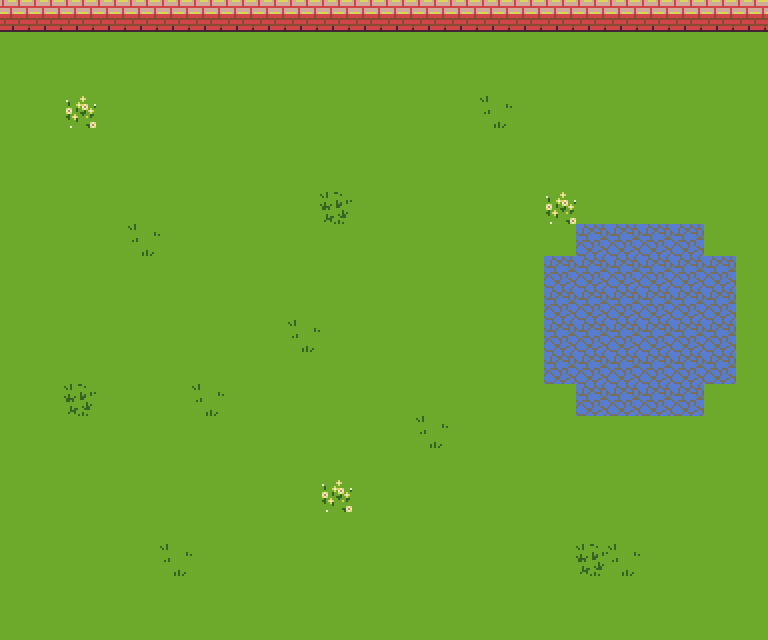

Below is a game level as drawn by its tile map, then a one-line description and the .tmx that defines it (tile-layer data replaced by summaries):
An orthogonal 24x20 tile map with 32x32 px tiles, 1 tile layer (Background) and 1 object (golem-dude).

<map version="1.2" tiledversion="1.2.4" orientation="orthogonal" renderorder="right-down" width="24" height="20" tilewidth="32" tileheight="32" infinite="0" nextlayerid="3" nextobjectid="2">
 <tileset firstgid="1" name="basictiles" tilewidth="32" tileheight="32" tilecount="120" columns="8">
  <image source="../images/basictiles.png" width="256" height="480" />
 </tileset>
 <layer id="1" name="Background" width="24" height="20">
  <properties>
   <property name="tileset" value="basictiles" />
  </properties>
  <data>[480 cells, 480 non-empty, 6 distinct tile ids]</data>
 </layer>
 <objectgroup id="2" name="Units">
  <object id="1" name="Golem A" type="golem-dude" x="160" y="288" width="32" height="32">
   <properties>
    <property name="player" type="int" value="0" />
    <property name="unitType" value="golem-dude" />
   </properties>
  </object>
 </objectgroup>
</map>